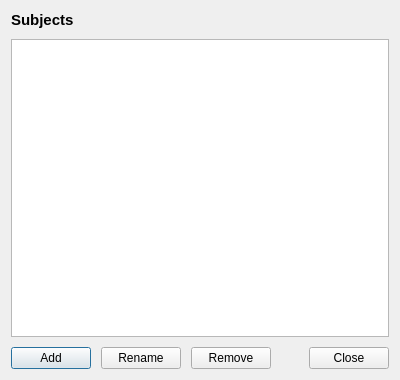
<?xml version="1.0" encoding="UTF-8"?>
<ui version="4.0">
 <class>SubjectManagerDialog</class>
 <widget class="QDialog" name="SubjectManagerDialog">
  <property name="geometry">
   <rect><x>0</x><y>0</y><width>400</width><height>380</height></rect>
  </property>
  <property name="minimumSize"><size><width>360</width><height>320</height></size></property>
    <property name="windowTitle"><string>Manage subjects</string></property>
  <layout class="QVBoxLayout" name="verticalLayout">
   <property name="spacing"><number>10</number></property>
   <item>
    <widget class="QLabel" name="labelTitle">
    <property name="text"><string>Subjects</string></property>
     <property name="font"><font><pointsize>11</pointsize><bold>true</bold></font></property>
    </widget>
   </item>
   <item>
    <widget class="QListWidget" name="listWidget">
     <property name="alternatingRowColors"><bool>true</bool></property>
    </widget>
   </item>
   <item>
    <layout class="QHBoxLayout">
    <item><widget class="QPushButton" name="buttonAdd"><property name="text"><string>Add</string></property></widget></item>
    <item><widget class="QPushButton" name="buttonRename"><property name="text"><string>Rename</string></property></widget></item>
    <item><widget class="QPushButton" name="buttonRemove"><property name="text"><string>Remove</string></property></widget></item>
     <item><spacer><property name="orientation"><enum>Qt::Horizontal</enum></property><property name="sizeHint" stdset="0"><size><width>40</width><height>20</height></size></property></spacer></item>
    <item><widget class="QPushButton" name="buttonClose"><property name="text"><string>Close</string></property></widget></item>
    </layout>
   </item>
  </layout>
 </widget>
 <resources/>
 <connections>
  <connection>
   <sender>buttonClose</sender><signal>clicked()</signal>
   <receiver>SubjectManagerDialog</receiver><slot>accept()</slot>
   <hints><hint type="sourcelabel"><x>340</x><y>360</y></hint><hint type="destinationlabel"><x>360</x><y>380</y></hint></hints>
  </connection>
 </connections>
</ui>
